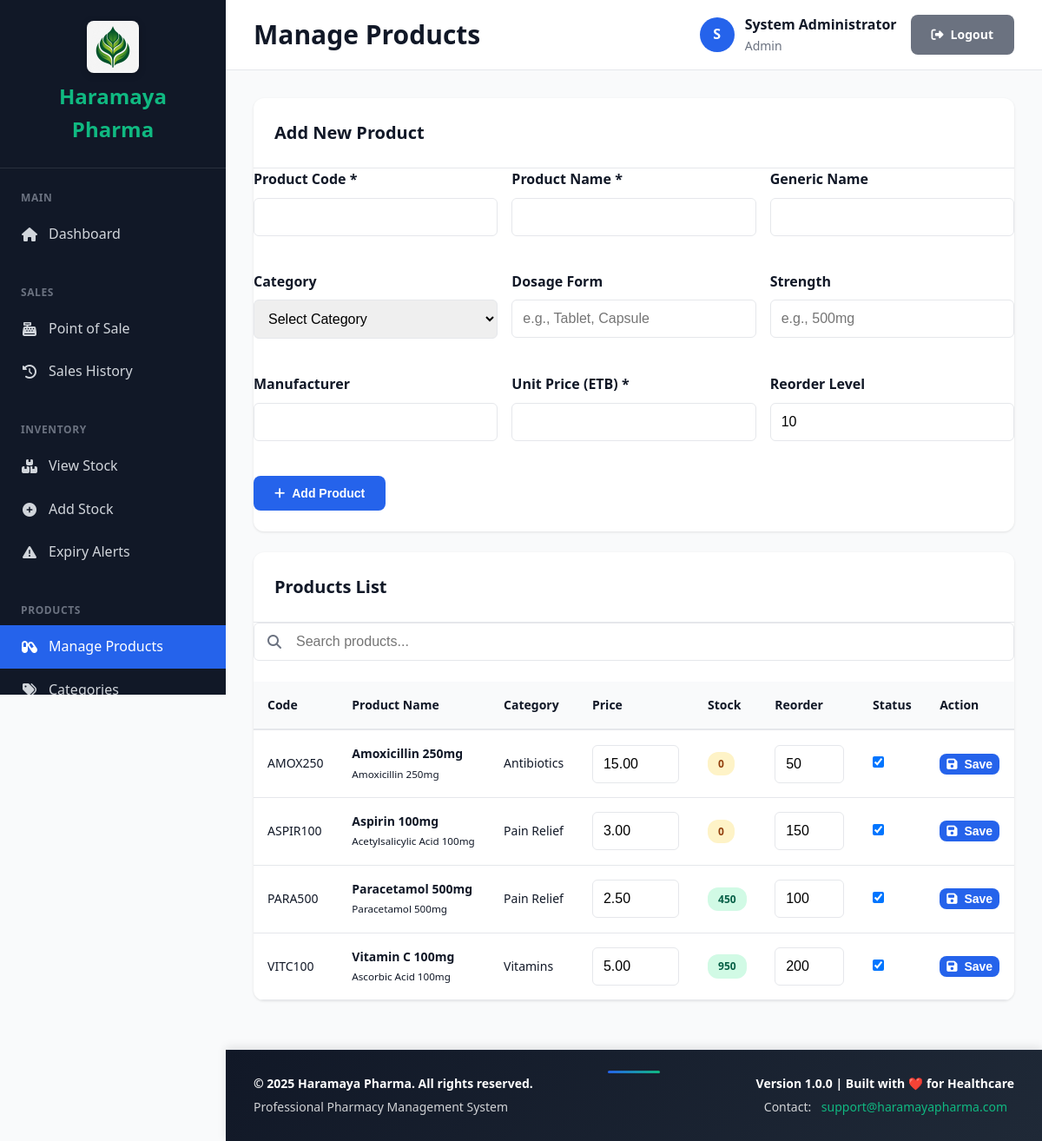
The app's page /modules/products/manage.php (signed in) with its own data.
### tables this page shows
CREATE TABLE IF NOT EXISTS products (
    product_id INT AUTO_INCREMENT PRIMARY KEY,
    product_code VARCHAR(50) NOT NULL UNIQUE,
    product_name VARCHAR(200) NOT NULL,
    generic_name VARCHAR(200),
    category_id INT NOT NULL,
    strength VARCHAR(50),
    dosage_form VARCHAR(50),
    unit_price DECIMAL(10,2) NOT NULL,
    reorder_level INT DEFAULT 10,
    requires_prescription BOOLEAN DEFAULT FALSE,
    is_active BOOLEAN DEFAULT TRUE,
    created_at TIMESTAMP DEFAULT CURRENT_TIMESTAMP,
    FOREIGN KEY (category_id) REFERENCES product_categories(category_id) ON DELETE RESTRICT,
    INDEX idx_product_code (product_code),
    INDEX idx_product_name (product_name),
    INDEX idx_category (category_id)
);

CREATE TABLE IF NOT EXISTS product_categories (
    category_id INT AUTO_INCREMENT PRIMARY KEY,
    category_name VARCHAR(100) NOT NULL UNIQUE,
    description TEXT,
    is_active BOOLEAN DEFAULT TRUE,
    created_at TIMESTAMP DEFAULT CURRENT_TIMESTAMP
);

### includes/security.php (called while the page is built, shortened)
<?php
function clean($data) {
    return htmlspecialchars($data, ENT_QUOTES, 'UTF-8');
}

### modules/products/manage.php (the view, shortened to what this page needs)
<?php
$pdo = require __DIR__ . '/../../config/database.php';
require_once __DIR__ . '/../../templates/header.php';
$products = $pdo->query("
    SELECT p.*, pc.category_name,
           COALESCE(SUM(sb.quantity_remaining), 0) as total_stock
    FROM products p
    LEFT JOIN product_categories pc ON p.category_id = pc.category_id
    LEFT JOIN stock_batches sb ON p.product_id = sb.product_id
        AND sb.quantity_remaining > 0
        AND sb.expiry_date >= CURDATE()
    GROUP BY p.product_id
    ORDER BY p.product_name
")->fetchAll();
?>
<div class="card">
    <div class="card-header">
        <h2 class="card-title">Add New Product</h2>
    </div>
    <form method="POST" style="display: grid; grid-template-columns: repeat(auto-fit, minmax(250px, 1fr)); gap: 1rem;">
        <div class="form-group">
            <label class="form-label">Product Code *</label>
            <input type="text" name="product_code" class="form-control" required>
        </div>
        <div class="form-group">
            <label class="form-label">Product Name *</label>
            <input type="text" name="product_name" class="form-control" required>
        </div>
        <div class="form-group">
            <label class="form-label">Generic Name</label>
            <input type="text" name="generic_name" class="form-control">
        </div>
        <div class="form-group">
            <label class="form-label">Category</label>
            <select name="category_id" class="form-control">
                <option value="">Select Category</option>
            </select>
        </div>
        <div class="form-group">
            <label class="form-label">Dosage Form</label>
            <input type="text" name="dosage_form" class="form-control" placeholder="e.g., Tablet, Capsule">
        </div>
        <div class="form-group">
            <label class="form-label">Strength</label>
            <input type="text" name="strength" class="form-control" placeholder="e.g., 500mg">
        </div>
        <div class="form-group">
            <label class="form-label">Manufacturer</label>
            <input type="text" name="manufacturer" class="form-control">
        </div>
        <div class="form-group">
            <label class="form-label">Unit Price (ETB) *</label>
            <input type="number" step="0.01" name="unit_price" class="form-control" required>
        </div>
        <div class="form-group">
            <label class="form-label">Reorder Level</label>
            <input type="number" name="reorder_level" class="form-control" value="10">
        </div>
        <div class="form-group" style="display: flex; align-items: flex-end;">
            <button type="submit" class="btn btn-primary">
                <i class="fas fa-plus"></i> Add Product
            </button>
        </div>
    </form>
</div>
<div class="card">
    <div class="card-header">
        <h2 class="card-title">Products List</h2>
    </div>
    <div class="search-box">
        <i class="fas fa-search search-icon"></i>
        <input type="text" id="productSearch" class="form-control" placeholder="Search products...">
    </div>
    <div class="table-container">
        <table class="data-table" id="productTable">
            <thead>
                <tr>
                    <th>Code</th>
                    <th>Product Name</th>
                    <th>Category</th>
                    <th>Price</th>
                    <th>Stock</th>
                    <th>Reorder</th>
                    <th>Status</th>
                    <th>Action</th>
                </tr>
            </thead>
            <tbody>
                <?php foreach ($products as $product): ?>
                <tr>
                    <td><?php echo clean($product['product_code']); ?></td>
                    <td>
                        <strong><?php echo clean($product['product_name']); ?></strong><br>
                        <small><?php echo clean($product['generic_name']); ?>
                               <?php echo clean($product['strength']); ?></small>
                    </td>
                    <td><?php echo clean($product['category_name'] ?: 'N/A'); ?></td>
                    <td>
                        <form method="POST" style="display: inline;">
                            <input type="number" step="0.01" name="unit_price"
                                   value="<?php echo $product['unit_price']; ?>"
                                   style="width: 100px;" class="form-control">
                    </td>
                    <td>
                        <span class="badge <?php echo $product['total_stock'] > $product['reorder_level'] ? 'badge-success' : 'badge-warning'; ?>">
                            <?php echo $product['total_stock']; ?>
                        </span>
                    </td>
                    <td>
                        <input type="number" name="reorder_level"
                               value="<?php echo $product['reorder_level']; ?>"
                               style="width: 80px;" class="form-control">
                    </td>
                    <td>
                        <input type="checkbox" name="is_active" <?php echo $product['is_active'] ? 'checked' : ''; ?>>
                    </td>
                    <td>
                        <button type="submit" class="btn btn-primary" style="padding: 0.25rem 0.5rem;">
                            <i class="fas fa-save"></i> Save
                        </button>
                    </td>
                </tr>
                <?php endforeach; ?>
            </tbody>
        </table>
    </div>
</div>
<?php require_once __DIR__ . '/../../templates/footer.php'; ?>

### assets/css/main.css (style rules this page uses)
:root { --primary-color: #2563eb; --primary-dark: #1e40af; --secondary-color: #10b981; --danger-color: #ef4444; --warning-color: #f59e0b; --success-color: #10b981; --dark-bg: #1f2937; --sidebar-bg: #111827; --content-bg: #f9fafb; --card-bg: #ffffff; --text-primary: #111827; --text-secondary: #6b7280; --border-color: #e5e7eb; --shadow: 0 1px 3px 0 rgba(0, 0, 0, 0.1); --shadow-lg: 0 10px 15px -3px rgba(0, 0, 0, 0.1); }
* { margin: 0; padding: 0; box-sizing: border-box; }
body { font-family: 'Segoe UI', Tahoma, Geneva, Verdana, sans-serif; background: var(--content-bg); color: var(--text-primary); line-height: 1.6; }
.card { background: var(--card-bg); border-radius: 12px; box-shadow: var(--shadow); overflow: hidden; margin-bottom: 1.5rem; }
.card-header { padding: 1.5rem; border-bottom: 1px solid var(--border-color); display: flex; justify-content: space-between; align-items: center; }
.card-title { font-size: 1.25rem; font-weight: 600; color: var(--text-primary); margin: 0; }
.btn { display: inline-flex; align-items: center; gap: 0.5rem; padding: 0.75rem 1.5rem; border: none; border-radius: 8px; font-weight: 600; text-decoration: none; cursor: pointer; transition: all 0.2s; font-size: 0.875rem; }
.btn-primary { background: var(--primary-color); color: white; }
.form-group { margin-bottom: 1.5rem; }
.form-label { display: block; margin-bottom: 0.5rem; font-weight: 600; color: var(--text-primary); }
.form-control { width: 100%; padding: 0.75rem; border: 1px solid var(--border-color); border-radius: 6px; font-size: 1rem; transition: border-color 0.2s; }
.table-container { overflow-x: auto; }
.data-table { width: 100%; border-collapse: collapse; font-size: 0.875rem; }
.data-table th { background: var(--content-bg); padding: 1rem; text-align: left; font-weight: 600; color: var(--text-primary); border-bottom: 2px solid var(--border-color); }
.data-table td { padding: 1rem; border-bottom: 1px solid var(--border-color); }
.badge { display: inline-flex; align-items: center; gap: 0.25rem; padding: 0.25rem 0.75rem; border-radius: 12px; font-size: 0.75rem; font-weight: 600; }
.badge-success { background: #d1fae5; color: #065f46; }
.badge-warning { background: #fef3c7; color: #92400e; }
.search-box { position: relative; margin-bottom: 1.5rem; }
.search-icon { position: absolute; left: 1rem; top: 50%; transform: translateY(-50%); color: var(--text-secondary); }
.search-box .form-control { padding-left: 3rem; }

### records on screen
products: product_code "AMOX250", product_name "Amoxicillin 250mg", generic_name "Amoxicillin", strength "250mg", category.category_name "Antibiotics", unit_price "15.00", total_stock "0", reorder_level "50", is_active "☑"
products: product_code "ASPIR100", product_name "Aspirin 100mg", generic_name "Acetylsalicylic Acid", strength "100mg", category.category_name "Pain Relief", unit_price "3.00", total_stock "0", reorder_level "150", is_active "☑"
products: product_code "PARA500", product_name "Paracetamol 500mg", generic_name "Paracetamol", strength "500mg", category.category_name "Pain Relief", unit_price "2.50", total_stock "450", reorder_level "100", is_active "☑"
products: product_code "VITC100", product_name "Vitamin C 100mg", generic_name "Ascorbic Acid", strength "100mg", category.category_name "Vitamins", unit_price "5.00", total_stock "950", reorder_level "200", is_active "☑"

### other values on screen
$page_title "Manage Products"
substr($current_user['full_name'], 0, 1) "S"
$current_user['full_name'] "System Administrator"
$current_user['role'] "Admin"
